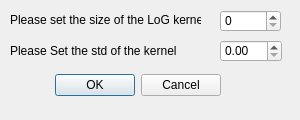
<?xml version="1.0" encoding="UTF-8"?>
<ui version="4.0">
 <class>dialogLoG</class>
 <widget class="QDialog" name="dialogLoG">
  <property name="geometry">
   <rect>
    <x>0</x>
    <y>0</y>
    <width>300</width>
    <height>120</height>
   </rect>
  </property>
  <property name="windowTitle">
   <string>LoG Filter</string>
  </property>
  <property name="toolTip">
   <string>Please set the standard deviation of the filter</string>
  </property>
  <widget class="QDialogButtonBox" name="buttonBox">
   <property name="geometry">
    <rect>
     <x>-110</x>
     <y>60</y>
     <width>331</width>
     <height>51</height>
    </rect>
   </property>
   <property name="orientation">
    <enum>Qt::Horizontal</enum>
   </property>
   <property name="standardButtons">
    <set>QDialogButtonBox::Cancel|QDialogButtonBox::Ok</set>
   </property>
  </widget>
  <widget class="QDoubleSpinBox" name="doubleSpinBox">
   <property name="geometry">
    <rect>
     <x>220</x>
     <y>40</y>
     <width>62</width>
     <height>22</height>
    </rect>
   </property>
  </widget>
  <widget class="QSpinBox" name="spinBox">
   <property name="geometry">
    <rect>
     <x>220</x>
     <y>10</y>
     <width>61</width>
     <height>22</height>
    </rect>
   </property>
  </widget>
  <widget class="QLabel" name="label">
   <property name="geometry">
    <rect>
     <x>10</x>
     <y>10</y>
     <width>191</width>
     <height>20</height>
    </rect>
   </property>
   <property name="text">
    <string>Please set the size of the LoG kernel</string>
   </property>
  </widget>
  <widget class="QLabel" name="label_2">
   <property name="geometry">
    <rect>
     <x>10</x>
     <y>40</y>
     <width>181</width>
     <height>21</height>
    </rect>
   </property>
   <property name="text">
    <string>Please Set the std of the kernel</string>
   </property>
  </widget>
 </widget>
 <resources/>
 <connections>
  <connection>
   <sender>buttonBox</sender>
   <signal>accepted()</signal>
   <receiver>dialogLoG</receiver>
   <slot>accept()</slot>
   <hints>
    <hint type="sourcelabel">
     <x>248</x>
     <y>254</y>
    </hint>
    <hint type="destinationlabel">
     <x>157</x>
     <y>274</y>
    </hint>
   </hints>
  </connection>
  <connection>
   <sender>buttonBox</sender>
   <signal>rejected()</signal>
   <receiver>dialogLoG</receiver>
   <slot>reject()</slot>
   <hints>
    <hint type="sourcelabel">
     <x>316</x>
     <y>260</y>
    </hint>
    <hint type="destinationlabel">
     <x>286</x>
     <y>274</y>
    </hint>
   </hints>
  </connection>
 </connections>
</ui>
